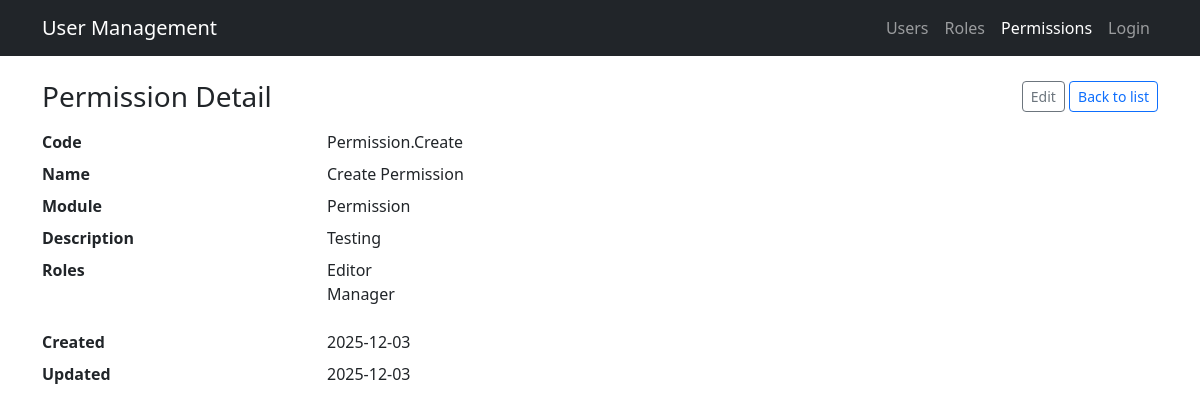
Page /permissions/1/detail on the committed database.
### app/models/permission.py (models this page shows, shortened)
class Permission(db.Model):
    __tablename__ = "permissions"
    id = db.Column(db.Integer, primary_key=True)
    code = db.Column(db.String(64), unique=True, nullable=False, index=True)
    name = db.Column(db.String(120), nullable=False)
    description = db.Column(db.String(255))
    module = db.Column(db.String(80), nullable=False, default="General")
    created_at = db.Column(db.DateTime, default=datetime.utcnow, nullable=False)
    updated_at = db.Column(db.DateTime, default=datetime.utcnow, onupdate=datetime.utcnow, nullable=False)
    roles = db.relationship("Role", secondary="role_permissions", back_populates="permissions")

### app/models/role.py (models this page shows, shortened)
class Role(db.Model):
    __tablename__ = "roles"
    id = db.Column(db.Integer, primary_key=True)
    name = db.Column(db.String(80), unique=True, nullable=False)
    description = db.Column(db.String(255))
    created_at = db.Column(db.DateTime, default=datetime.utcnow, nullable=False)
    updated_at = db.Column(
        db.DateTime, default=datetime.utcnow, onupdate=datetime.utcnow, nullable=False
    )
    users = db.relationship("User", secondary=user_roles, back_populates="roles")
    permissions = db.relationship("Permission", secondary=role_permissions, back_populates="roles")

### app/routes/permission_routes.py (the view)
@permission_bp.route("/<int:permission_id>/detail")
def detail(permission_id):
    permission = PermissionService.get_by_id(permission_id)
    return render_template("permissions/detail.html", permission=permission)

### app/services/permission_service.py (called while the page is built)
    @staticmethod
    def get_by_id(permission_id: int) -> Optional[Permission]:
        return Permission.query.get(permission_id)

### app/templates/permissions/detail.html (shortened to what this page needs)
{% extends "layouts/base.html" %}  {% block content %}
<div class="d-flex justify-content-between align-items-center mb-3">
  <h3 class="mb-0">Permission Detail</h3>
  <div>
    <a
      href="{{ url_for('permissions.edit', permission_id=permission.id) }}"
      class="btn btn-sm btn-outline-secondary"
      >Edit</a
    >
    <a
      href="{{ url_for('permissions.index') }}"
      class="btn btn-sm btn-outline-primary"
      >Back to list</a
    >
  </div>
</div>
<dl class="row">
  <dt class="col-sm-3">Code</dt>
  <dd class="col-sm-9">{{ permission.code }}</dd>
  <dt class="col-sm-3">Name</dt>
  <dd class="col-sm-9">{{ permission.name }}</dd>
  <dt class="col-sm-3">Module</dt>
  <dd class="col-sm-9">{{ permission.module }}</dd>
  <dt class="col-sm-3">Description</dt>
  <dd class="col-sm-9">{{ permission.description or "—" }}</dd>
  <dt class="col-sm-3">Roles</dt>
  <dd class="col-sm-9">
    {% if permission.roles %}
    <ul class="list-unstyled">
      {% for role in permission.roles %}
      <li>{{ role.name }}</li>
      {% endfor %}
    </ul>
    {% else %}
    <span class="text-muted">No roles assigned</span>
    {% endif %}
  </dd>
  <dt class="col-sm-3">Created</dt>
  <dd class="col-sm-9">{{ permission.created_at.strftime('%Y-%m-%d') }}</dd>
  <dt class="col-sm-3">Updated</dt>
  <dd class="col-sm-9">{{ permission.updated_at.strftime('%Y-%m-%d') }}</dd>
</dl>
{% endblock %}

### rows in the picture
Permission: code "Permission.Create", name "Create Permission", module "Permission", description "Testing", created_at "2025-12-03", updated_at "2025-12-03"
Role: name "Editor"
Role: name "Manager"
